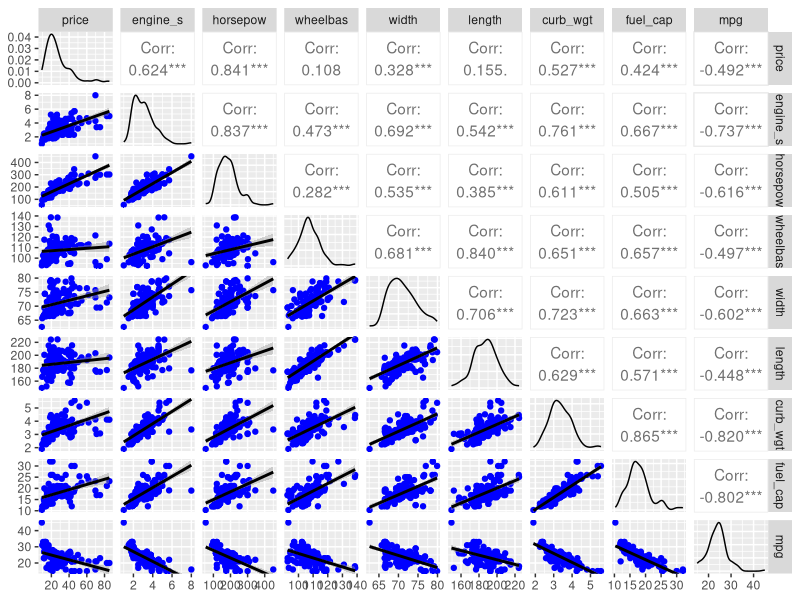
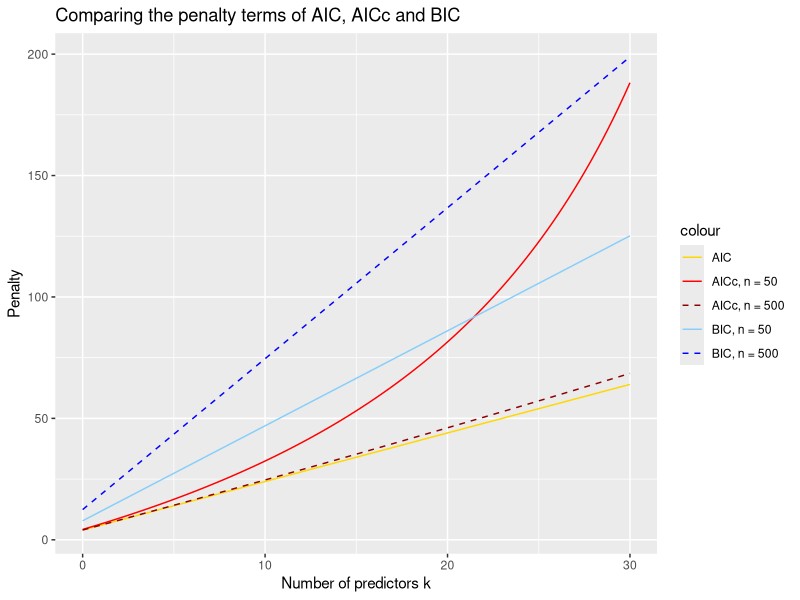
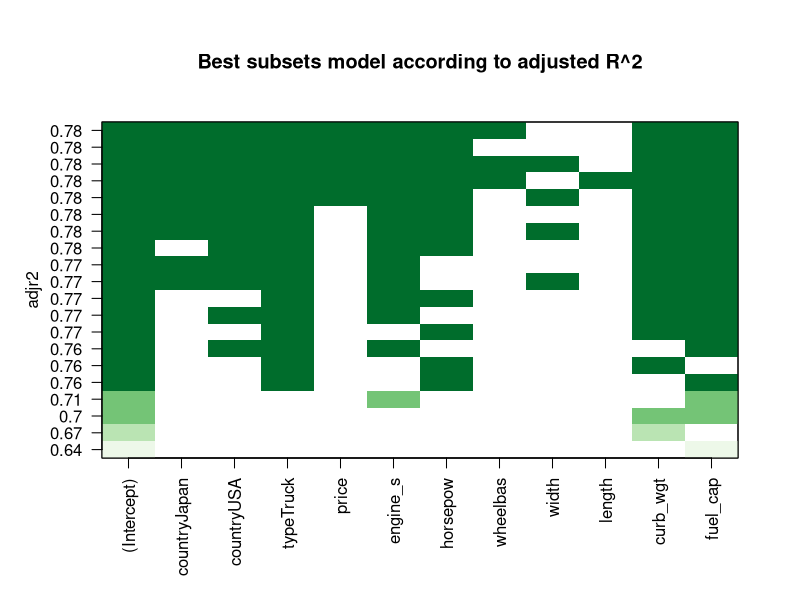
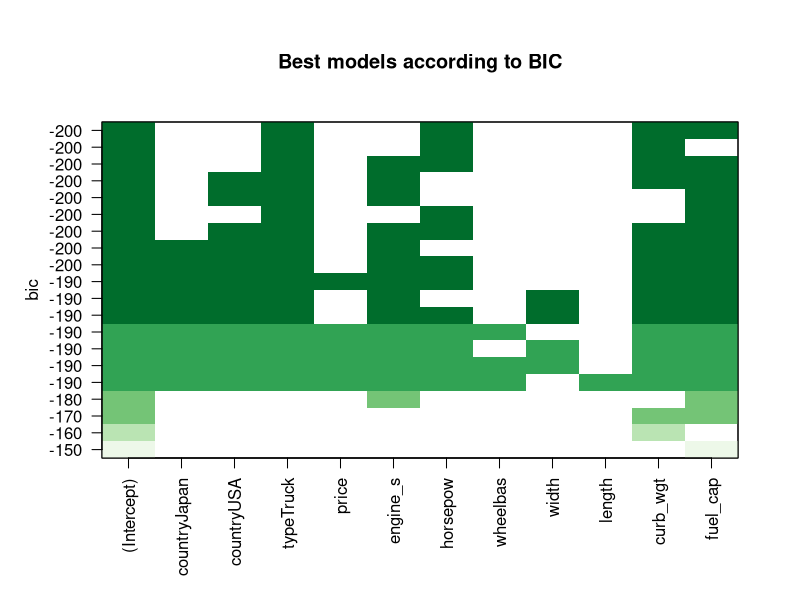
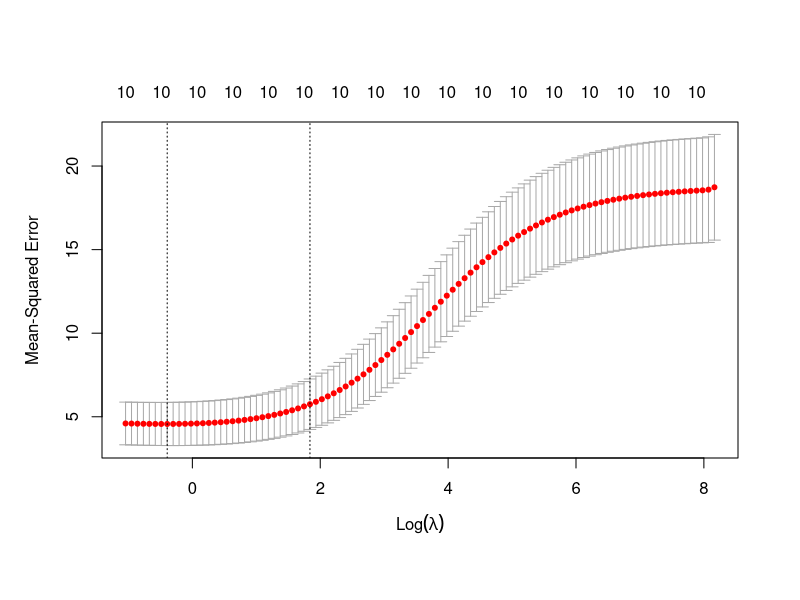
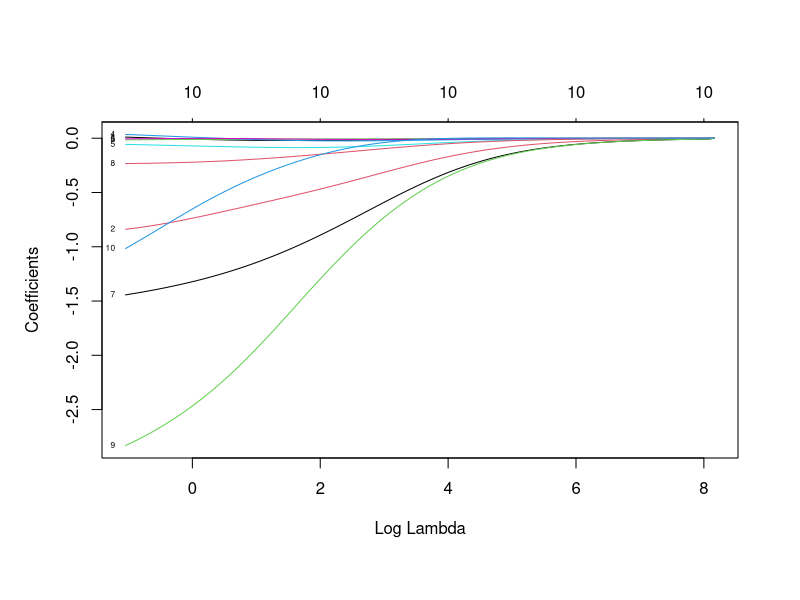
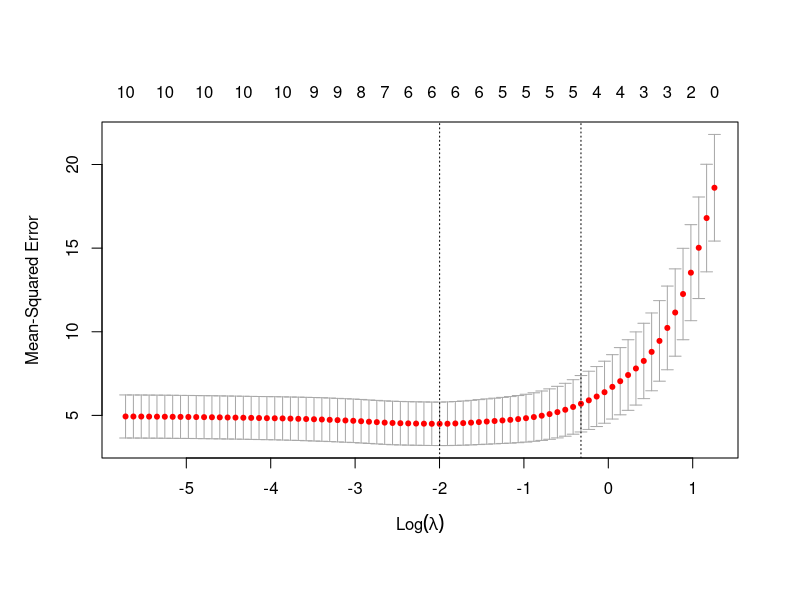
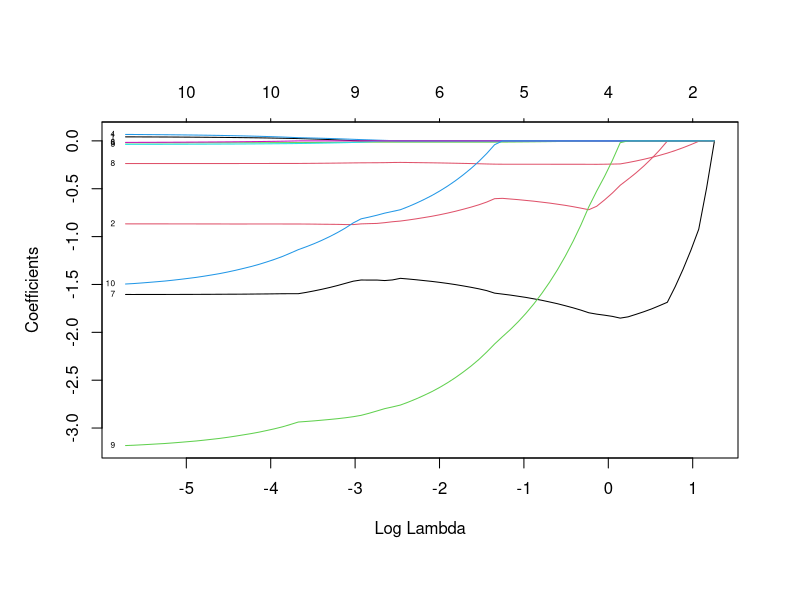

Write the R code that produced these figures, in order.
## ---- chunk 1
knitr::opts_chunk$set(echo = TRUE, warning = FALSE)
options(width = 85) # make text output slightly wider
options(digits = 3) # sets the precision of output 
## ---- chunk 2
library(memisc) # model comparison in a table
library(leaps) # best subsets regression
library(car) # power transforms
library(glmnet) # Lasso and Ridge regression
library(tidyverse) # data manipulation
library(GGally) # scatterplot matrices in ggplot
library(ggfortify) # diagnostic plots in ggplot
library(modelr) # useful functions to work with modeling results in tidyverse
library(broom) # for tidying the modeling results
## ---- chunk 3
cars <- read_csv2("datasets/cars.csv", skip = 25) 
## ---- chunk 4
cars <- na.omit(cars)
## ---- chunk 5

# The Scatterplot Matrix
cars %>% 
  select_if(is.numeric) %>%
  ggpairs(lower = list(continuous = wrap("smooth_lm", color = 'blue')))
## ---- chunk 6
m_wgtpow <- lm(mpg ~ curb_wgt + horsepow, data = cars)
m_wgtpowfuel <- lm(mpg ~ curb_wgt + horsepow + fuel_cap, data = cars)

mtable(m_wgtpow, m_wgtpowfuel)
## ---- chunk 7
round(vcov(m_wgtpowfuel), 3) 
## ---- chunk 8

vif(m_wgtpowfuel) %>% 
  round(1)

## ---- chunk 9

cars_multi <- cars %>%
  mutate(width_cm = width * 2.54)

m_width_cm <- lm(mpg ~ width_cm, data = cars_multi)
coef(m_width_cm) # no problem

m_width_both <- lm(mpg ~ width + width_cm, data = cars_multi)
coef(m_width_both) # only one slope can be estimated, the other is excluded
## ---- chunk 10

cars_dummy <- cars %>%
  mutate(truck = ifelse(type == 'Truck', 1, 0), 
         automobile = ifelse(type == 'Automobile', 1, 0))

m_dummy <- lm(mpg ~ horsepow + truck + automobile, data = cars_dummy)
coef(m_dummy) # Only one slope for a dummy variable is estimated
## ---- chunk 11

lm(mpg ~ horsepow + type, data = cars) %>% 
  coef() # Only dummy for type = Truck is included

## ---- chunk 12

m_full <- lm(mpg ~ ., data = select(cars, country:mpg)) # . means 'all remaining variables'

summary(m_full)

vif(m_full) %>% round(1)

## ---- chunk 13

f_AIC <- function(k) { 
  2 * (k + 2)
}

f_AICc <- function(k, n) {
  f_AIC(k) + 2 * (k + 2) * (k + 3) / (n - k - 3)
}

f_BIC <- function(k, n) {
  (k + 2) * log(n)
}


ggplot(data = tibble(k = seq(0, 30)), 
       mapping = aes(x = k)) +
  stat_function(mapping = aes(colour = "AIC"), 
                fun = f_AIC) +
  
  stat_function(mapping = aes(colour = "AICc, n = 50"), 
                fun = f_AICc, args = list(n = 50)) +
  
  stat_function(mapping = aes(colour = "AICc, n = 500"), 
                fun = f_AICc, args = list(n = 500), 
                linetype = 'dashed' ) +


  stat_function(mapping = aes(colour = "BIC, n = 50"), 
                fun = f_BIC, args = list(n = 50)) +
  
  stat_function(mapping = aes(colour = "BIC, n = 500"), 
                fun = f_BIC, args = list(n = 500), 
                linetype = 'dashed' ) +
  
  scale_colour_manual(values = c("gold", "red", "darkred", "lightskyblue", "blue")) +
  
  labs(title = "Comparing the penalty terms of AIC, AICc and BIC",
       x = "Number of predictors k",
       y = "Penalty")

## ---- chunk 14
best_models <- leaps::regsubsets(mpg ~ ., # all predictors are considered
                                 nbest = 2,  # two best models for each number of predictors
                                 nvmax = 10, # maximum number of predictors, 8 by default
                                 data = select(cars, country:mpg))

# Summary of the models selected
summary(best_models) 

## ---- chunk 15

# By default, the plot will use black fill color. Let's chose something less depressing
# See RColorBrewer::display.brewer.all()
mycolors <- rev(RColorBrewer::brewer.pal(n = 5, name = 'Greens')) 

# Plotting the model summary
plot(best_models, scale = "adjr2", col = mycolors,
     main = "Best subsets model according to adjusted R^2")

## ---- chunk 16
# Plotting the summary
plot(best_models, scale = "bic", col = mycolors, 
     main = "Best models according to BIC")

## ---- chunk 17

m_backward <- stepAIC(m_full, direction = "backward")

## ---- chunk 18

# The null model
m_null <- lm(mpg ~ 1, data = dplyr::select(cars, country:mpg))

# Forward Stepwise
m_forward <- stepAIC(m_null, 
                     scope = list(lower = m_null, upper = m_full),
                     direction = 'forward')

## ---- chunk 19

m_stepwise <- stepAIC(m_null, 
                      scope = list(lower = m_null, upper = m_full), 
                      direction = 'both')

## ---- chunk 20

m_stepwise_BIC <- stepAIC(m_null, 
                      scope = list(lower = m_null, upper = m_full), 
                      direction = 'both',
                      trace = FALSE,
                      k = log(nrow(cars))) # BIC uses a penalty of (k + 2) * log(n)

m_stepwise_BIC
## ---- chunk 21

# The best model from best subsets regression using BIC
m_best <- lm(mpg ~ type + horsepow + curb_wgt + fuel_cap, data = cars) 

memisc::mtable(m_backward, m_forward, m_stepwise, m_stepwise_BIC, m_best)
## ---- chunk 22
y <- cars$mpg

X <- cars %>%
  mutate(truck = ifelse(type == 'Truck', 1, 0), 
         europe = ifelse(country == 'Europe', 1, 0)) %>%
  select(-(manufact:type), -mpg) %>%
  as.matrix()

head(X, 4) 
## ---- chunk 23

# Tuning lambda hyperparameter
set.seed(12345)
cv_ridge <- cv.glmnet(X, y, alpha = 0, parallel = T)


# Plotting the model test set error depending on lambda
plot(cv_ridge, xvar = "lambda")

# Plotting the model coefficients depending on lambda
plot(cv_ridge$glmnet.fit, xvar = "lambda", label = T)

## ---- chunk 24


# Best lambda
cat("The minimal error is obtained with lambda =", cv_ridge$lambda.min, "\n\n")


# Best model coefficients (according to test set error)
coef(cv_ridge, s = c(0, cv_ridge$lambda.min))

## ---- chunk 25

new_car <- tibble( # a table with one row
   price = 40,
   engine_s = 4,
   horsepow = 300,
   wheelbas = 130,
   width = 70,
   length = 200,
   curb_wgt = 4,
   fuel_cap = 20,
   truck = 0,
   europe = 1) %>% 
  as.matrix() # converting to a matrix 

new_car 
## ---- chunk 26

# Forecast
pred <- predict(cv_ridge, newx = new_car, s = c(0, cv_ridge$lambda.min))

# Printing the output
colnames(pred) <- c("Without Regularization", "With Regularization")
pred

## ---- chunk 27

# Tuning the lambda
set.seed(12345)
cv_lasso <- cv.glmnet(X, y, alpha = 1, parallel = T)


# Plotting the model test set error depending on lambda
plot(cv_lasso, xvar = "lambda")


# Plotting the model coefficients depending on lambda
plot(cv_lasso$glmnet.fit, xvar = "lambda", label = T)

## ---- chunk 28

# Best lambda
cat("The minimal error is obtained with lambda =", cv_lasso$lambda.min, "\n\n")

# Best model coefficients
coef(cv_lasso, s = c(0, cv_lasso$lambda.min))

## ---- chunk 29

# Forecasting
pred <- predict(cv_lasso, newx = new_car, s = c(0, cv_lasso$lambda.min))

# Printing out the forecast
colnames(pred) <- c("Without regularization", "With regularization")

pred

## ---- chunk 30
tidy(m_stepwise_BIC)

## ---- chunk 31
cars_dummy %>% 
  select(curb_wgt, fuel_cap, truck, horsepow) %>%
  map(range) %>% 
  as_tibble()
## ---- chunk 32

cars_dummy_z <- cars_dummy  %>%
  mutate_if(is.numeric, scale)

cars_dummy_z_tall <- cars_dummy_z %>% 
  select(curb_wgt, fuel_cap, truck, horsepow, mpg) %>% 
  gather(key = "Variable", value = "Value", curb_wgt:mpg)

# Descriptive statistics
cars_dummy_z_tall %>% 
  group_by(`Variable`) %>%
  summarize(`Average` = round(mean(`Value`), 3), 
            `Standard Deviation` = sd(`Value`))

# Plotting distributions
ggplot(data = cars_dummy_z_tall) +
  geom_density(aes(x = `Value`, colour = `Variable`)) +
  labs(title = "Distributions of predictors after standardization",
       y = "Density")

## ---- chunk 33

m_stepwise_BIC_z <- lm(mpg ~ curb_wgt + fuel_cap + truck + horsepow, data = cars_dummy_z) 

tidy(m_stepwise_BIC_z) %>%
  mutate_if(is.numeric, round, digits = 4)

## ---- chunk 34

scale2 <- function(x) {
  scale(x)/2
}

cars_2z <- cars  %>%
  mutate_if(is.numeric, scale2)

## ---- chunk 35

m_stepwise_BIC_2z <- lm(mpg ~ curb_wgt + fuel_cap + type + horsepow, data = cars_2z) 

tidy(m_stepwise_BIC_2z) %>%
  mutate_if(is.numeric, round, digits = 4)

## ---- chunk 36
tidy(m_stepwise_BIC) %>% select(term:estimate)
## ---- chunk 37

cars_c <- cars %>% 
  mutate_at(c("curb_wgt", "fuel_cap", "horsepow"), # these variables will be centered
            scale, # the function to apply
            scale = F) %>% # disable scaling
  mutate(horsepow = horsepow / 100) # let's also rescale the units for horsepower to 100 hps to make ranges of predictors comparable


cars_c %>% head(3)

## ---- chunk 38
m_stepwise_BIC_c <- lm(mpg ~ curb_wgt + fuel_cap + type + horsepow, data = cars_c) 

mtable(m_stepwise_BIC, m_stepwise_BIC_c)

## ---- chunk 39
autoplot(m_stepwise_BIC)
## ---- chunk 40
fit_stepwise_BIC <- m_stepwise_BIC %>% 
  fortify() %>% # saved residuals, fitted values and influence statistics from the model to the data table
  merge(., cars) # added the original columns


ggplot(fit_stepwise_BIC, aes(.fitted, mpg)) +
  geom_point(aes(size = .hat, colour = .cooksd)) +
  geom_line(aes(.fitted, .fitted), 
            colour = "red", linetype = "dashed") +
  scale_colour_gradient(low = "black", high = "red") +
  ggrepel::geom_label_repel(
    data = filter(fit_stepwise_BIC, .cooksd > 4/nrow(cars)),
    mapping = aes(label = model), alpha = 0.25) +
  labs(title = "Influential observations",
       x = "Predicted mpg", y = "Actual mpg", 
       size = "Leverage", colour = "Cook's D")
 
## ---- chunk 41

ggplot(fit_stepwise_BIC, aes(.fitted, .resid)) +
  geom_point(aes(size = .hat, colour = .cooksd)) +
  geom_hline(yintercept = 0,
            colour = "red", linetype = "dashed") +
  scale_colour_gradient(low = "black", high = "red") +
  ggrepel::geom_label_repel(
    data = filter(fit_stepwise_BIC, .cooksd > 4/nrow(cars)),
    mapping = aes(label = model), alpha = 0.25) +
  labs(title = "Residuals vs fitted values",
       x = "Predicted mpg", y = "Residual", 
       colour = "Cook's D", size = "Leverage")
 
## ---- chunk 42
powerTransform(m_stepwise_BIC)
## ---- chunk 43

m_log <- lm(log10(mpg)  ~ curb_wgt + fuel_cap + type + horsepow, data = cars)

tidy(m_log) %>% mutate_if(is.numeric, round, digits = 3)

## ---- chunk 44
autoplot(m_log)
## ---- chunk 45
fit_cars_stepwise <- cars %>% 
  add_residuals(m_stepwise_BIC) %>%
  gather(key = "Variable", value = "Value", price:fuel_cap)

ggplot(fit_cars_stepwise, aes(x = `Value`, y = `resid`)) +
  geom_point() + 
  geom_smooth(se = F) +
  facet_wrap(~ `Variable`, scales = "free_x", ncol = 2) +
  labs(title = "Residuals of the baseline model vs predictors",
       y = "Residual", x = NULL)


## ---- chunk 46
coef(m_stepwise_BIC)
## ---- chunk 47

m_poly <- lm(mpg  ~ curb_wgt + I(curb_wgt^2) + I(curb_wgt^3) + I(curb_wgt^4) + 
            fuel_cap + type + horsepow,
             data = cars)

mtable(m_stepwise_BIC, m_poly)


## ---- chunk 48
autoplot(m_poly)
## ---- chunk 49
fit_cars_poly <- cars %>% 
  add_residuals(m_poly) %>%
  gather(key = "Variable", value = "Value", price:fuel_cap)

ggplot(fit_cars_poly, aes(x = `Value`, y = `resid`)) +
  geom_point() + 
  geom_smooth(aes(color = country), se = F, method = 'lm') +
  facet_wrap(~ `Variable`, scales = "free_x", ncol = 2) +
  labs(title = "Polynomial model residuals vs predictors",
       y = "Residual", x = NULL)
## ---- chunk 50
m_poly_country <- lm(mpg  ~ curb_wgt + I(curb_wgt^2) + I(curb_wgt^3) + I(curb_wgt^4) + 
            fuel_cap + type + horsepow * country + price * country,
             data = cars)

mtable(m_stepwise_BIC, m_poly, m_poly_country)

## ---- chunk 51
fit_cars_poly <- m_poly %>% 
  fortify() %>% # saved the residuals, fitted values and influence statistics to a data frame
  merge(., cars) # added original data

ggplot(fit_cars_poly, aes(.fitted, mpg)) +
  geom_point(aes(colour = .cooksd, size = .hat)) +
  geom_line(aes(.fitted, .fitted), 
            colour = "red", linetype = "dashed") +
  scale_colour_gradient(low = "black", high = "red") +
  ggrepel::geom_label_repel(
    data = filter(fit_cars_poly, .cooksd > 4/nrow(cars)),
    mapping = aes(label = model), alpha = 0.25) +
  labs(title = "Influential observations",
       x = "Predicted mpg", y = "Actual mpg", 
       colour = "Cook's D", size = "Leverage")
 
## ---- chunk 52

ggplot(fit_cars_poly, aes(.fitted, .resid)) +
  geom_point(aes(size = .hat, colour = .cooksd)) +
  geom_hline(yintercept = 0,
            colour = "red", linetype = "dashed") +
  scale_colour_gradient(low = "black", high = "red") +
  ggrepel::geom_label_repel(
    data = filter(fit_cars_poly, .cooksd > 4/nrow(cars)),
    mapping = aes(label = model), alpha = 0.25) +
  labs(title = "Residuals vs Fitted, polynomial model",
       x = "Predicted mpg", y = "Residual", 
       colour = "Cook's D", size = "Leverage")
 
